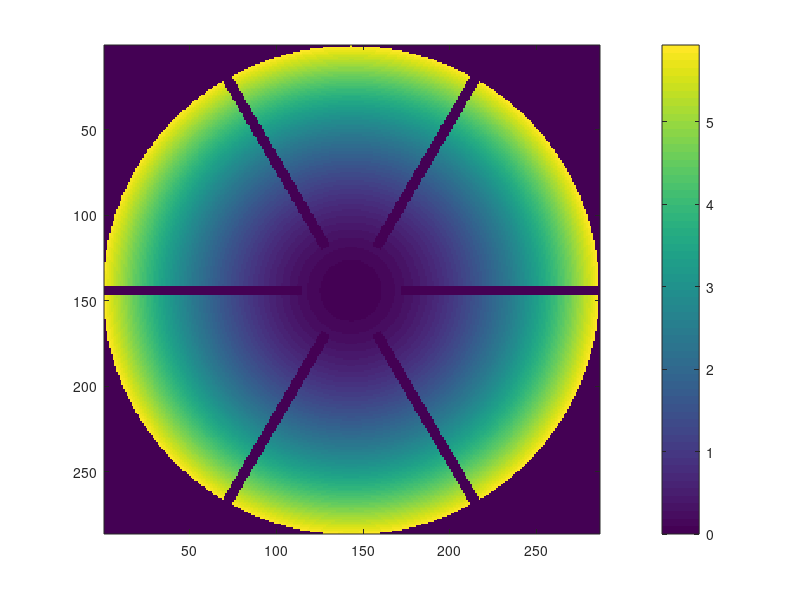

Reproduce this figure in MATLAB. (Note: this script raises an error after producing the figure.)
% Constants
clear all; close all; clc;
image_mm_per_px = 0.7; % conversion factor from mm to pixels (change this as per your requirements)
radius_mm = 100; % reflector radius in mm
radius = round(radius_mm / image_mm_per_px); % reflector radius in pixels
innerRadius_mm = 10; % inner radius in mm
innerRadius = round(innerRadius_mm / image_mm_per_px); % inner radius in pixels
gapWidth_mm = 2; % gap width in mm
gapWidth = round(gapWidth_mm / image_mm_per_px); % gap width in pixels
petalStartRadius_mm = 20; % petal start radius in mm
petalStartRadius = round(petalStartRadius_mm / image_mm_per_px); % petal start radius in pixels
tiltStartRadius_mm = petalStartRadius_mm + 4; % tilt start radius in mm
tiltStartRadius = round(tiltStartRadius_mm / image_mm_per_px); % tilt start radius in pixels
center_mm = [radius_mm, radius_mm]; % center in mm
center = round(center_mm / image_mm_per_px); % center in pixels
nrows = radius*2;
ncols = radius*2;
n_petals = 6;
theta = linspace(0, 2*pi, n_petals+1); % angles for the petals
tip = 0.02; % tilt for one of the petals
RoC_mm = 850; % radius of curvature in mm NOTE CHANGED TO LARGE ROC
RoC = RoC_mm / image_mm_per_px; % radius of curvature in pixels

% Create a grid
[x, y] = meshgrid(1:ncols, 1:nrows);
y = flip(y);
x_mm = x*image_mm_per_px;
y_mm = y*image_mm_per_px;

% Create the mask and depth map
mask = zeros(nrows, ncols);
u = zeros(nrows, ncols);
for i = 1:n_petals
    % Calculate the angle for each point in the grid
    angle = atan2(y-center(2), x-center(1));
    angle(angle<0) = angle(angle<0) + 2*pi;  % Convert negative angles to positive
    
    % Calculate the radius for each point in the grid
    rad = sqrt((x-center(1)).^2 + (y-center(2)).^2);
    rad_mm = sqrt((x_mm-center_mm(1)).^2 + (y_mm-center_mm(2)).^2);
    
    % Calculate the gap in angle based on the radius
    angleGap = gapWidth ./ rad;
    angleGap(rad < petalStartRadius) = 0;  % no gap inside petalStartRadius
    
    % Find the pixels inside the current petal
    in_petal = (rad <= radius) & ... % inside the outer circle
        (rad > innerRadius) & ... % outside the inner circle
        (angle >= theta(i) + angleGap) & ... % left of the right boundary
        (angle < theta(i+1) - angleGap); % right of the left boundary
    
    % Update the mask
    mask(in_petal) = 1;
    
    % Update the depth map with the spherical reflector equation
    u(in_petal) = RoC_mm - sqrt(RoC_mm^2 - rad_mm(in_petal).^2);
    
    % Apply the tip to one of the petals
    if i == 3
        in_petal_tip = in_petal & (rad > tiltStartRadius); % apply tilt only after tiltStartRadius
        xx = (rad(in_petal_tip)-tiltStartRadius)/(radius-tiltStartRadius);
        u(in_petal_tip) = u(in_petal_tip) - tip*xx.^2;
    end
    if i == 4
        in_petal_tip = in_petal & (rad > tiltStartRadius); % apply tilt only after tiltStartRadius
        xx = (rad(in_petal_tip)-tiltStartRadius)/(radius-tiltStartRadius);
        u(in_petal_tip) = u(in_petal_tip) + tip*xx.^2;
    end
end
%% SLOPED REFLCETOR
% u = u+0.02*x;
% u = u+0.01*y;

u_nan = u;
u_nan(~mask)=NaN;

imagesc(u);colorbar;
% Compute the gradients in the u- and v-directions
%% changed slopes
w_x = readmatrix('C:\Users\cjgn44\Google Drive\ULB\SCOTS-ComplexGeometry/data/08_05_2023_phaseAccTest/test8_lsq_lownoise/postprocessing/w_x_0.txt');
w_y = -readmatrix('C:\Users\cjgn44\Google Drive\ULB\SCOTS-ComplexGeometry/data/08_05_2023_phaseAccTest/test8_lsq_lownoise/postprocessing/w_y_0.txt');
%[w_x, w_y] = gradient(u_nan);

gradientMask = ~isnan(w_x) & ~isnan(w_y);
gradientMaskEroded = gradientMask;

figure();imagesc(w_x);colorbar;
figure();imagesc(w_y);colorbar;
%% quadratic integration
% Set optimization parameters
lambda = 1e-6*ones(size(w_x)); % Uniform field of weights (nrows x ncols)
z0 = zeros(size(w_x)); % Null depth prior (nrows x ncols)
solver = 'pcg'; % Solver ('pcg' means conjugate gradient, 'direct' means backslash i.e. sparse Cholesky) 
precond = 'ichol'; % Preconditioner ('none' means no preconditioning, 'ichol' means incomplete Cholesky, 'CMG' means conjugate combinatorial multigrid -- the latter is fastest, but it need being installed, see README)

p = w_y; q = w_x;
p(isnan(p))=0;q(isnan(q))=0;
%grad up, grad right(smoothintegradients assumesdown,right)
w_quadratic = smooth_integration(p,q,gradientMaskEroded,lambda,z0,solver,precond);


%% mumford integration
disp('Doing Mumford-Shah integration');

zinit = w_quadratic; % least-squares initialization
zinit(isnan(zinit))=0;
mu = 45; %45 Regularization weight for discontinuity set
epsilon = 0.001; % Should be close to 0
tol = 1e-8; %1e-6 Stopping criterion
maxit = 1000; % Stopping criterion 

w_mumford = mumford_shah_integration(p,q,gradientMaskEroded,lambda,z0,mu,epsilon,maxit,tol,zinit);
%% integration constants
se = strel('square', 3); % Create a structuring element of a 3x3 square
%gradientMaskEroded = logical(imerode(mask, se)); % Erode the mask

% Find the integration constant which minimizes RMSE
integrationConstant = -mean(w_quadratic(gradientMaskEroded)-u(gradientMaskEroded));
w_quadratic = w_quadratic+integrationConstant;
% Calculate RMSE
RMSE_quadratic = sqrt(mean((w_quadratic(gradientMaskEroded)-u(gradientMaskEroded)).^2));

integrationConstant = -mean(w_mumford(gradientMaskEroded)-u(gradientMaskEroded));
w_mumford = w_mumford+integrationConstant;
% Calculate RMSE
RMSE_mumford = sqrt(mean((w_mumford(gradientMaskEroded)-u(gradientMaskEroded)).^2));

%% plotting
% 
% figure
% title("quadratic");
% finalSurfaceError = u-w_quadratic;
% finalSurfaceError(~gradientMaskEroded)=NaN;
% imagesc(finalSurfaceError);colorbar;
% 
% figure
% title("mumford");
% finalSurfaceError = u-w_mumford;
% finalSurfaceError(~gradientMaskEroded)=NaN;
% imagesc(finalSurfaceError);colorbar;

figure
title("simulated surface");
finalSurface = w_mumford;
finalSurface(~gradientMaskEroded)=NaN;
imagesc(finalSurface);colorbar;

figure
title("original surface");
finalSurface = u;
finalSurface(~gradientMaskEroded)=NaN;
imagesc(finalSurface);colorbar;
